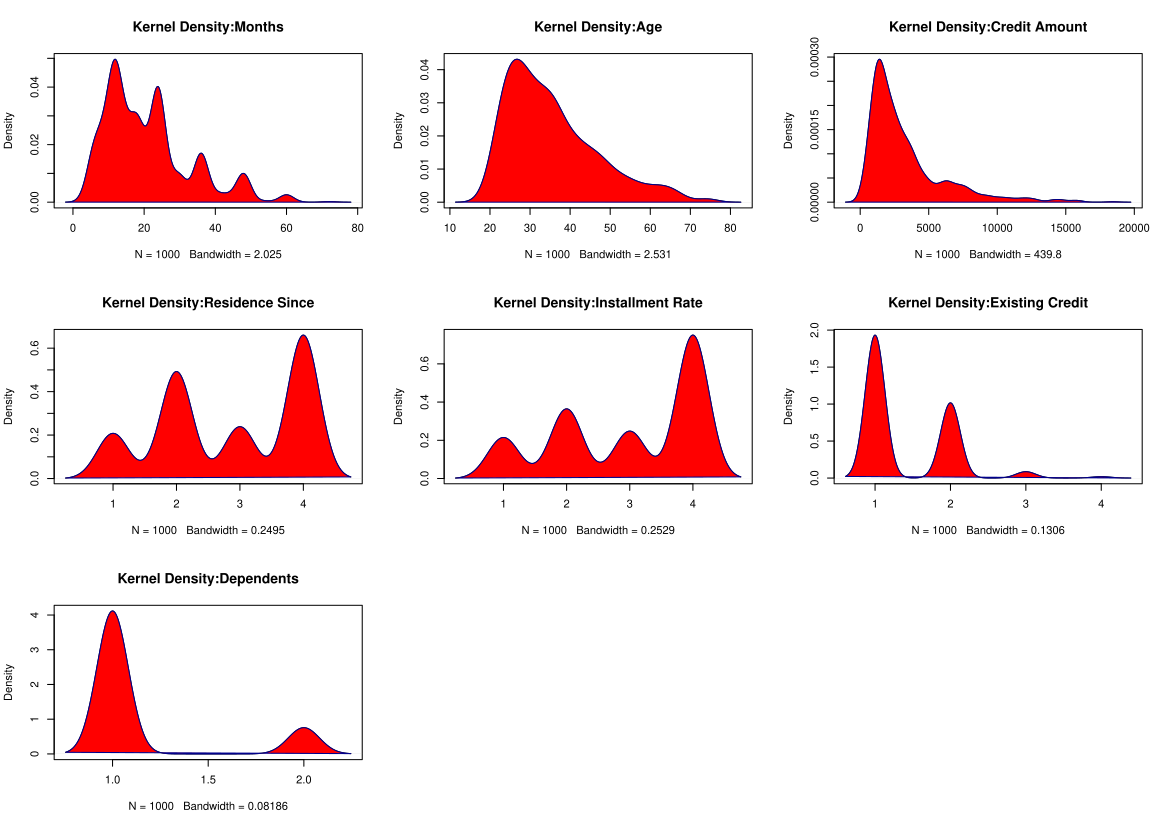

This chart was generated by the following R code:
library(formatR)
tidy_source(file = "Kerneloutput.R")

graphics.off()


C_D = read.table('german.data')

ncol(C_D)
nrow(C_D)

#Setting Variable Names
colnames(C_D) = c("Account_Status","Months","Credit_History","Credit_Purpose","Credit_Amount","Savings_Account"
                  ,"Employed_Since","Installment_Rate","Status_and_Sex","Other_Debtors","Residence_Since",
                  "Property","Age","Other_Installement_Plans","Housing_Type","Existing_Credit","Job_Type",
                  "Dependents","Telephone","Foreign_Worker","Cost_Matrix")




#####Kernel Density Plots######



par(mfrow=c(3,3))

d1 = density(C_D$Months)  
plot(d1,main = "Kernel Density:Months")
polygon(d1, col="red", border="darkblue")

d2 = density(C_D$Age)  
plot(d2,main = "Kernel Density:Age")
polygon(d2, col="red", border="darkblue")

d3 = density(C_D$Credit_Amount)  
plot(d3,main = "Kernel Density:Credit Amount")
polygon(d3, col="red", border="darkblue")

d4 = density(C_D$Residence_Since)  
plot(d4,main = "Kernel Density:Residence Since")
polygon(d4, col="red", border="darkblue")

d5 = density(C_D$Installment_Rate)  
plot(d5,main = "Kernel Density:Installment Rate")
polygon(d5, col="red", border="darkblue")

d6 = density(C_D$Existing_Credit)  
plot(d6,main = "Kernel Density:Existing Credit")
polygon(d6, col="red", border="darkblue")

d7 = density(C_D$Dependents)  
plot(d7,main = "Kernel Density:Dependents")
polygon(d7, col="red", border="darkblue")
